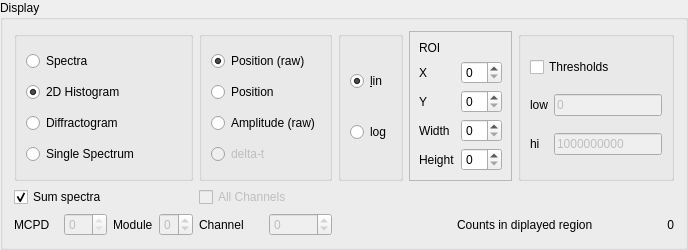
    <widget class="QGroupBox" name="displayGroupBox">
     <property name="title">
      <string>Display</string>
     </property>
     <layout class="QGridLayout" name="gridLayout_22">
      <item row="2" column="2">
       <layout class="QHBoxLayout" name="channelLayout">
        <item>
         <widget class="QLabel" name="textLabel3">
          <property name="text">
           <string>Channel</string>
          </property>
          <property name="wordWrap">
           <bool>false</bool>
          </property>
         </widget>
        </item>
        <item>
         <widget class="ModuleSpinBox" name="dispChan">
          <property name="enabled">
           <bool>false</bool>
          </property>
          <property name="wrapping">
           <bool>true</bool>
          </property>
          <property name="maximum">
           <number>7</number>
          </property>
         </widget>
        </item>
       </layout>
      </item>
      <item row="0" column="3">
       <widget class="QGroupBox" name="logGroup">
        <property name="enabled">
         <bool>true</bool>
        </property>
        <property name="title">
         <string/>
        </property>
        <layout class="QGridLayout" name="gridLayout_3">
         <item row="0" column="0">
          <widget class="QRadioButton" name="lin">
           <property name="text">
            <string>&amp;lin</string>
           </property>
           <property name="checked">
            <bool>true</bool>
           </property>
           <attribute name="buttonGroup">
            <string notr="true">linlogButtonGroup</string>
           </attribute>
          </widget>
         </item>
         <item row="1" column="0">
          <widget class="QRadioButton" name="log">
           <property name="text">
            <string>log</string>
           </property>
           <attribute name="buttonGroup">
            <string notr="true">linlogButtonGroup</string>
           </attribute>
          </widget>
         </item>
        </layout>
       </widget>
      </item>
      <item row="0" column="5">
       <widget class="QGroupBox" name="groupBox_4">
        <property name="title">
         <string/>
        </property>
        <layout class="QGridLayout" name="gridLayout_20">
         <item row="0" column="0" colspan="2">
          <widget class="QCheckBox" name="useThresh">
           <property name="text">
            <string>Thresholds</string>
           </property>
          </widget>
         </item>
         <item row="1" column="0">
          <widget class="QLabel" name="textLabel4">
           <property name="text">
            <string>low</string>
           </property>
           <property name="wordWrap">
            <bool>false</bool>
           </property>
          </widget>
         </item>
         <item row="1" column="1">
          <widget class="QLineEdit" name="loLim">
           <property name="enabled">
            <bool>false</bool>
           </property>
           <property name="text">
            <string>0</string>
           </property>
          </widget>
         </item>
         <item row="2" column="0">
          <widget class="QLabel" name="textLabel5">
           <property name="text">
            <string>hi</string>
           </property>
           <property name="wordWrap">
            <bool>false</bool>
           </property>
          </widget>
         </item>
         <item row="2" column="1">
          <widget class="QLineEdit" name="hiLim">
           <property name="enabled">
            <bool>false</bool>
           </property>
           <property name="text">
            <string>1000000000</string>
           </property>
          </widget>
         </item>
        </layout>
       </widget>
      </item>
      <item row="0" column="4">
       <widget class="QFrame" name="roiBox">
        <property name="frameShape">
         <enum>QFrame::StyledPanel</enum>
        </property>
        <property name="frameShadow">
         <enum>QFrame::Raised</enum>
        </property>
        <layout class="QGridLayout" name="gridLayout_2">
         <item row="1" column="0">
          <widget class="QLabel" name="label_7">
           <property name="text">
            <string>X</string>
           </property>
          </widget>
         </item>
         <item row="4" column="0">
          <widget class="QLabel" name="label_10">
           <property name="text">
            <string>Height</string>
           </property>
          </widget>
         </item>
         <item row="3" column="1">
          <widget class="QSpinBox" name="roiWidth"/>
         </item>
         <item row="4" column="1">
          <widget class="QSpinBox" name="roiHeight">
           <property name="accelerated">
            <bool>true</bool>
           </property>
          </widget>
         </item>
         <item row="2" column="1">
          <widget class="QSpinBox" name="roiY">
           <property name="accelerated">
            <bool>true</bool>
           </property>
          </widget>
         </item>
         <item row="1" column="1">
          <widget class="QSpinBox" name="roiX"/>
         </item>
         <item row="2" column="0">
          <widget class="QLabel" name="label_8">
           <property name="text">
            <string>Y</string>
           </property>
          </widget>
         </item>
         <item row="3" column="0">
          <widget class="QLabel" name="label_9">
           <property name="text">
            <string>Width</string>
           </property>
          </widget>
         </item>
         <item row="0" column="0">
          <widget class="QLabel" name="label_12">
           <property name="text">
            <string>ROI</string>
           </property>
          </widget>
         </item>
        </layout>
       </widget>
      </item>
      <item row="0" column="2">
       <widget class="QGroupBox" name="posAmpGroup">
        <property name="title">
         <string/>
        </property>
        <layout class="QGridLayout" name="gridLayout_4">
         <item row="2" column="0">
          <widget class="QRadioButton" name="dispAllPos">
           <property name="text">
            <string>Position (raw)</string>
           </property>
           <property name="shortcut">
            <string/>
           </property>
           <property name="checked">
            <bool>true</bool>
           </property>
           <attribute name="buttonGroup">
            <string notr="true">posampButtonGroup</string>
           </attribute>
          </widget>
         </item>
         <item row="5" column="0">
          <widget class="QRadioButton" name="dispAllAmpl">
           <property name="text">
            <string>Amplitude (raw)</string>
           </property>
           <property name="shortcut">
            <string/>
           </property>
           <attribute name="buttonGroup">
            <string notr="true">posampButtonGroup</string>
           </attribute>
          </widget>
         </item>
         <item row="7" column="0">
          <widget class="QRadioButton" name="specialBox">
           <property name="enabled">
            <bool>false</bool>
           </property>
           <property name="text">
            <string>delta-t</string>
           </property>
          </widget>
         </item>
         <item row="3" column="0">
          <widget class="QRadioButton" name="dispAllCorrectedPos">
           <property name="text">
            <string>Position</string>
           </property>
           <attribute name="buttonGroup">
            <string notr="true">posampButtonGroup</string>
           </attribute>
          </widget>
         </item>
        </layout>
       </widget>
      </item>
      <item row="0" column="0" colspan="2">
       <widget class="QGroupBox" name="dispGroup">
        <property name="title">
         <string/>
        </property>
        <layout class="QGridLayout" name="gridLayout_5">
         <item row="0" column="0">
          <widget class="QRadioButton" name="dispSpectra">
           <property name="text">
            <string>Spectra</string>
           </property>
           <property name="shortcut">
            <string/>
           </property>
           <property name="checked">
            <bool>false</bool>
           </property>
           <attribute name="buttonGroup">
            <string notr="true">displayModeButtonGroup</string>
           </attribute>
          </widget>
         </item>
         <item row="1" column="0">
          <widget class="QRadioButton" name="dispHistogram">
           <property name="text">
            <string>2D Histogram</string>
           </property>
           <property name="shortcut">
            <string/>
           </property>
           <property name="checked">
            <bool>true</bool>
           </property>
           <attribute name="buttonGroup">
            <string notr="true">displayModeButtonGroup</string>
           </attribute>
          </widget>
         </item>
         <item row="2" column="0" colspan="2">
          <widget class="QRadioButton" name="dispDiffractogram">
           <property name="text">
            <string>Diffractogram</string>
           </property>
           <property name="shortcut">
            <string/>
           </property>
           <property name="checked">
            <bool>false</bool>
           </property>
           <attribute name="buttonGroup">
            <string notr="true">displayModeButtonGroup</string>
           </attribute>
          </widget>
         </item>
         <item row="3" column="0">
          <widget class="QRadioButton" name="dispSingleSpectrum">
           <property name="text">
            <string>Single Spectrum</string>
           </property>
           <property name="shortcut">
            <string/>
           </property>
           <property name="checked">
            <bool>false</bool>
           </property>
           <attribute name="buttonGroup">
            <string notr="true">displayModeButtonGroup</string>
           </attribute>
          </widget>
         </item>
        </layout>
       </widget>
      </item>
      <item row="2" column="1">
       <layout class="QHBoxLayout" name="moduleLayout">
        <item>
         <widget class="QLabel" name="textLabel2">
          <property name="text">
           <string>Module</string>
          </property>
          <property name="wordWrap">
           <bool>false</bool>
          </property>
         </widget>
        </item>
        <item>
         <widget class="ModuleSpinBox" name="dispMpsd">
          <property name="enabled">
           <bool>false</bool>
          </property>
          <property name="wrapping">
           <bool>true</bool>
          </property>
          <property name="maximum">
           <number>7</number>
          </property>
         </widget>
        </item>
       </layout>
      </item>
      <item row="1" column="0">
       <widget class="QCheckBox" name="dispAll">
        <property name="text">
         <string>Sum spectra</string>
        </property>
        <property name="shortcut">
         <string/>
        </property>
        <property name="checked">
         <bool>true</bool>
        </property>
       </widget>
      </item>
      <item row="1" column="2">
       <widget class="QCheckBox" name="dispAllChannels">
        <property name="enabled">
         <bool>false</bool>
        </property>
        <property name="text">
         <string>All Channels</string>
        </property>
       </widget>
      </item>
      <item row="2" column="0">
       <layout class="QHBoxLayout" name="mcpdLayout">
        <item>
         <widget class="QLabel" name="textLabel1">
          <property name="text">
           <string>MCPD</string>
          </property>
          <property name="wordWrap">
           <bool>false</bool>
          </property>
         </widget>
        </item>
        <item>
         <widget class="MCPDSpinBox" name="dispMcpd">
          <property name="enabled">
           <bool>false</bool>
          </property>
          <property name="maximum">
           <number>0</number>
          </property>
         </widget>
        </item>
       </layout>
      </item>
      <item row="2" column="3" colspan="3">
       <layout class="QHBoxLayout" name="horizontalLayout_4">
        <item>
         <spacer name="horizontalSpacer_2">
          <property name="orientation">
           <enum>Qt::Horizontal</enum>
          </property>
          <property name="sizeHint" stdset="0">
           <size>
            <width>40</width>
            <height>20</height>
           </size>
          </property>
         </spacer>
        </item>
        <item>
         <widget class="QLabel" name="labelCountsInROI">
          <property name="enabled">
           <bool>true</bool>
          </property>
          <property name="text">
           <string>Counts in diplayed region</string>
          </property>
         </widget>
        </item>
        <item>
         <widget class="QLabel" name="countsInVOI">
          <property name="minimumSize">
           <size>
            <width>75</width>
            <height>0</height>
           </size>
          </property>
          <property name="toolTip">
           <string>Number of counts in the displayed region</string>
          </property>
          <property name="text">
           <string>0</string>
          </property>
          <property name="alignment">
           <set>Qt::AlignRight|Qt::AlignTrailing|Qt::AlignVCenter</set>
          </property>
         </widget>
        </item>
       </layout>
      </item>
     </layout>
    </widget>
